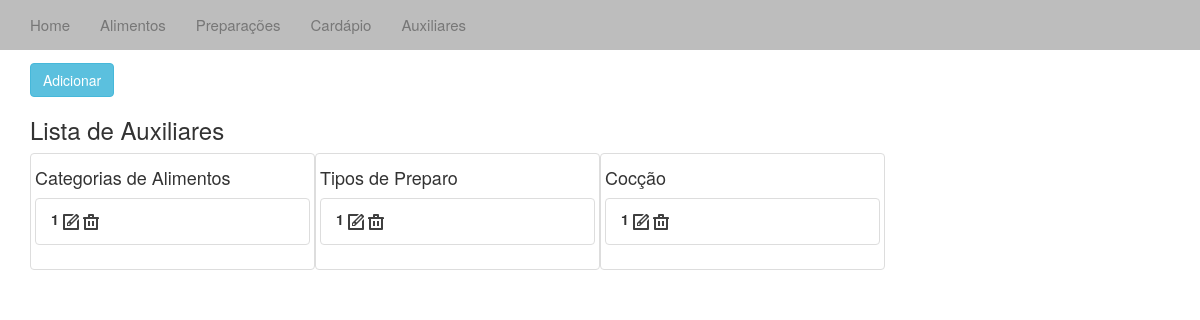
Screenshot of /aux/ with the database file from the repository.
### cardapio/models.py (models this page shows, shortened)
class Aux(models.Model):
	tipo = models.IntegerField(max_length=1)
	desc = models.CharField(max_length=4)

### cardapio/views.py (the view)
# urls.py: url(r'^aux/', 'cardapio.views.aux', name='aux'),
def aux(request):
	aux_list = Aux.objects.all().order_by('desc')
	context = {'aux_list':aux_list}
	return render_to_response('aux.html', context)

### templates/aux.html (shortened to what this page needs)
{% extends "base.html" %}
{% block body%}
{% load static %}
<div class="container-fluid">
	<div class="container">
			<h2>Auxiliares</h2>
			<a href="/addaux/"><button type="button" class="btn btn-info">Adicionar</button></a>
			<h3>Lista de Auxiliares</h3>
		{% if aux_list %}
		<div class="thumbnail col-sm-3">
			<h4> Categorias de Alimentos </h4>
			{% for aux in aux_list %}
			{% if aux.tipo == 1 %}
			<ul class="list-group">
			<li class="list-group-item"> <label>{{ aux.desc }} </label>
				<a href="/editaux/{{ aux.id }}"><img src="{% static "img/edit.png" %}" style="display:inline-block" /></a>
				<a href="/deleteaux/{{ aux.id }}"><img src="{% static "img/delete.png" %}" style="display:inline-block" /></a>
			</li>
			</ul>
			{% endif %}
			{% endfor %}
		</div>
		<div class="thumbnail col-sm-3">
			<h4> Tipos de Preparo </h4>
			{% for aux in aux_list %}
			{% if aux.tipo == 2 %}
			<ul class="list-group">
			<li class="list-group-item"><label>{{ aux.desc }} </label>
				<a href="/editaux/{{ aux.id }}"><img src="{% static "img/edit.png" %}" style="display:inline-block" /></a>
				<a href="/deleteaux/{{ aux.id }}"><img src="{% static "img/delete.png" %}" style="display:inline-block" /></a>
			</li>
			</ul>
			{% endif %}
			{% endfor %}
		</div>
		<div class="thumbnail col-sm-3">
			<h4> Cocção </h4>
			{% for aux in aux_list %}
			{% if aux.tipo == 3 %}
			<ul class="list-group">
			<li class="list-group-item"><label>{{ aux.desc }} </label>
				<a href="/editaux/{{ aux.id }}"><img src="{% static "img/edit.png" %}" style="display:inline-block" /></a>
				<a href="/deleteaux/{{ aux.id }}"><img src="{% static "img/delete.png" %}" style="display:inline-block" /></a>
			</li>
			</ul>
			{% endif %}
			{% endfor %}
		</div>
		<br />
		{% endif %}
	</div>
</div>
{% endblock %}

### rows the page displays
Aux: desc "1"
Aux: desc "1"
Aux: desc "1"
